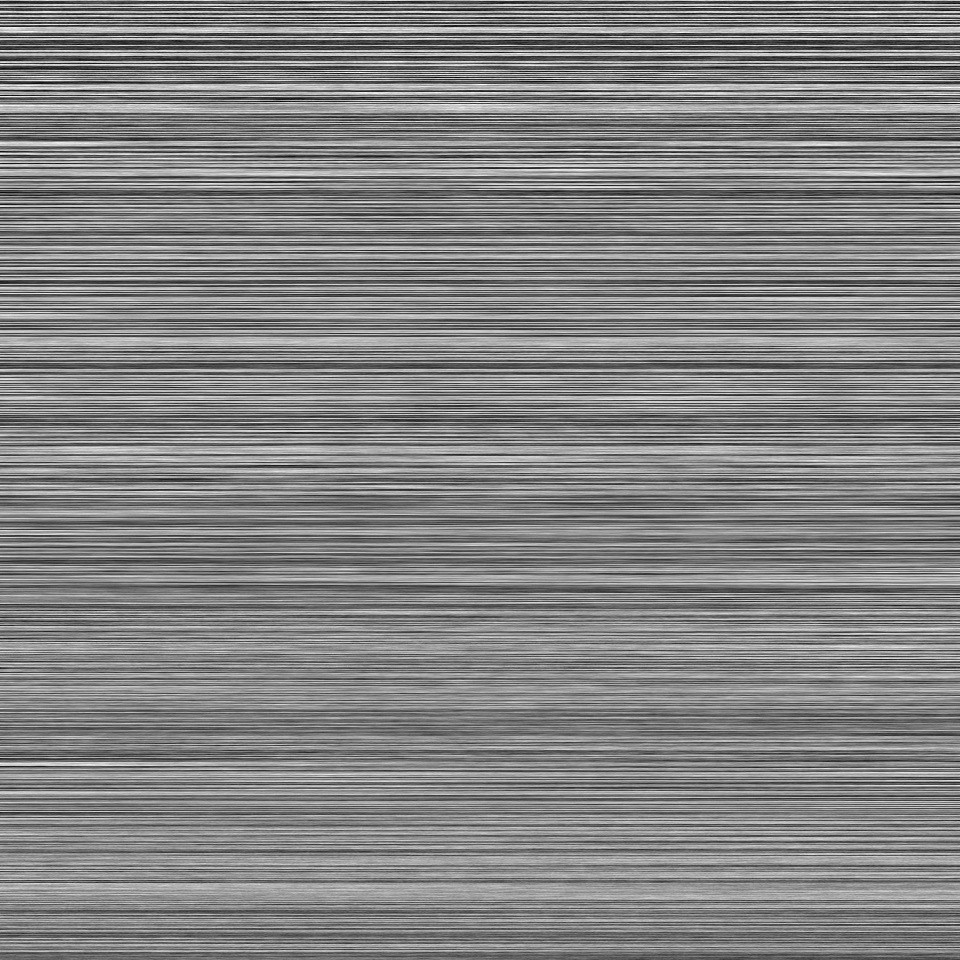
#> input picture quantization.jpg, 960 x 960 px
$ python dnc.py
#> lines starting #> are read from the running program, lines starting #| are printed output that depends on the picture
import cv2
import sys
import numpy as np
import random
from matplotlib import pyplot as plt
from matplotlib.colors import Normalize
import matplotlib.cm as cm
from skimage import img_as_float, color, viewer, exposure, data, img_as_ubyte

B=1 #blocksize
fn3= 'quantization.jpg'
img1 = cv2.imread(fn3, cv2.IMREAD_GRAYSCALE)
#> img1 is the input picture: shape (960, 960); min 0, max 255, mean 131.1
h , w = np.array(img1.shape[:2])/B * B
#> h = 960; w = 960
h = int(h)
w = int(w)
print(h)
#| 960
print(w)
#| 960
img1 = img1[:h,:w]
blocksV = h/B
#> blocksV = 960
blocksV = int(blocksV)
blocksH = w/B
#> blocksH = 960
blocksH = int(blocksH)
maxlength = h*w
#> maxlength = 921600
random.seed('junior')
ChoiceKey = [1,-1]
keyIndex = [random.choice(ChoiceKey) for i in range(maxlength)]

print('--------keyIndex----------------')
print(keyIndex[0])
#| 1
vis0 = np.zeros((h,w), np.double)
vis0[:h, :w] = img1
print('-------quantized image-------------------------------')
print(vis0)
#> (printed output is left out)
print('------------------------------------------------------')
#--------Inverse quantization------------------------------------------------------------------------------------------------------------------
Inversequantized = np.zeros((h,w), np.double)

bit = 255
# print(np.max(vis0))
# print(np.min(vis0))
qmin = -365.64155180316163
# np.min(vis0)
qmax = 355.11415317021476
# np.max(vis0)
qrange = qmax-qmin
step = qrange/((2^bit)-1)

# 355.11415317021476
# -365.64155180316163
print('-------Trans max-------------------------------')
print(qmax)
print('-------Trans min-------------------------------')
print(qmin)
print('-------step-------------------------------')
print(step)

for  row in range(blocksV):
    for col in range(blocksH):
        amponly = vis0[row*B:(row+1)*B, col*B:(col+1)*B][0][0]
        Inversequantized[row*B:(row+1)*B, col*B:(col+1)*B][0][0] = np.round((amponly + qmin)*step)

# for row in range(blocksV):
#     amponly = vis0[row*B:(row+1)*B, 0:blocksH]
#     Inversequantized[row*B:(row+1)*B, 0:blocksH] = np.round((amponly + qmin)*step)

# cv2.imwrite('Inversequantized.jpg', Inversequantized)
print('-------Inversequantized-------------------------------')
print(Inversequantized)
#> (printed output is left out)
print('------------------------------------------------------')
# [4 lines of commented-out code are left out]
print('-------max Inversequantized quantized-------------------------------')
print(np.max(Inversequantized))
#| -316.0
print('-------min Inversequantized quantized-------------------------------')
print(np.min(Inversequantized))
#| -1046.0
# % Inverse quantization
# iqamponly=step.*qamponly+min(min(amponly1));
# figure,imshow(iqamponly);

#-----------dct---------------------------------------------------------------------------------------------------------------

dctImage = np.zeros((h,w), np.double)

for row in range(blocksV):
    currentblock = cv2.dct(Inversequantized[row*B:(row+1)*B, 0:blocksH])
    dctImage[row*B:(row+1)*B, 0:blocksH] = currentblock
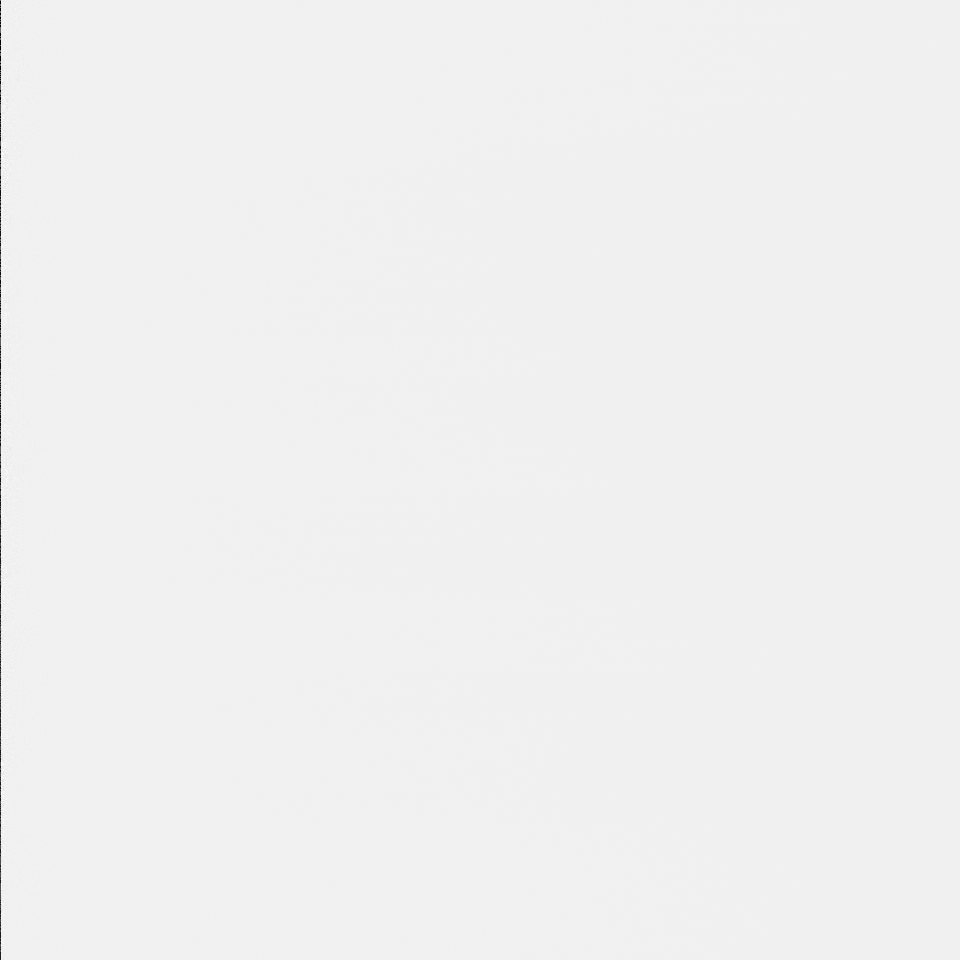
#> dctImage: shape (960, 960) float64; min -27002.6, max 1574.3, mean -21.7; drawn with min black and max white

# [9 lines of commented-out code are left out]

DcsSign = np.zeros((h,w), np.double)

global DscPositionKeyIndex
DscPositionKeyIndex = 0

for  row in range(blocksV):
    for col in range(blocksH):
        Dsck = dctImage[row*B:(row+1)*B, col*B:(col+1)*B][0][0]
        DsckN = Dsck*keyIndex[DscPositionKeyIndex]
        DcsSign[row*B:(row+1)*B, col*B:(col+1)*B][0][0] = DsckN
        DscPositionKeyIndex = DscPositionKeyIndex + 1
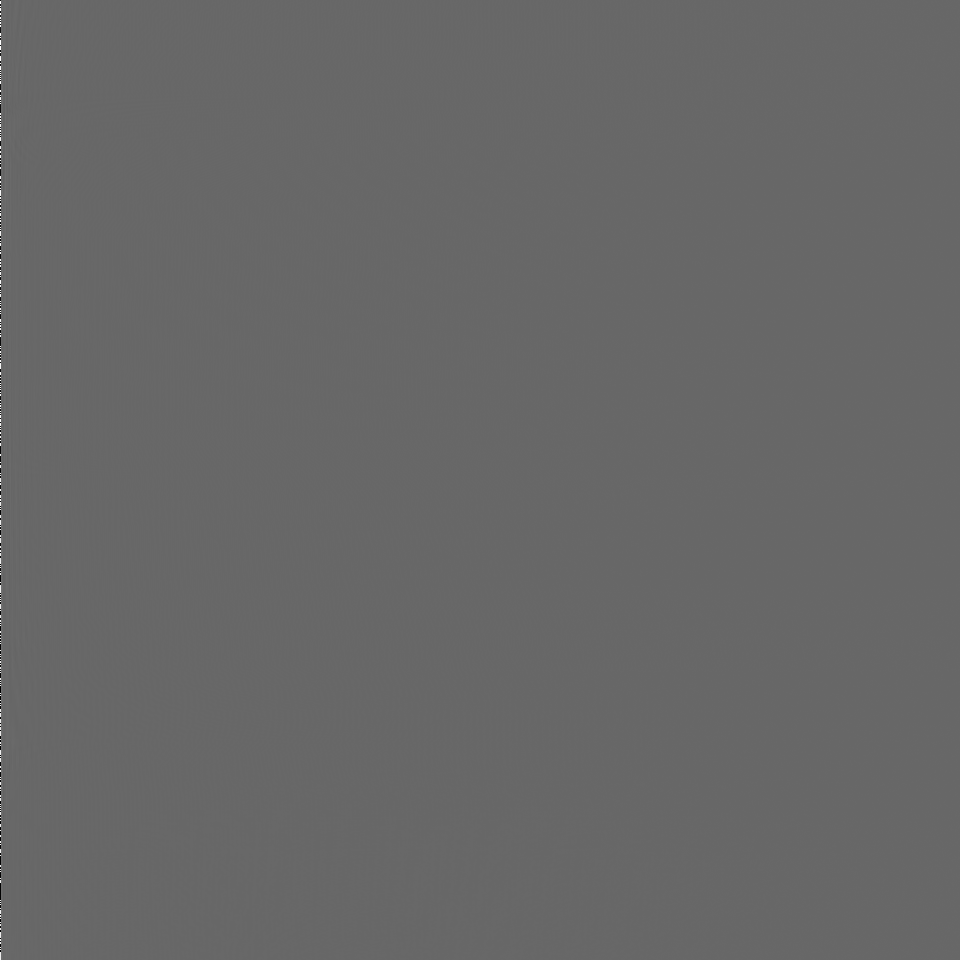
#> DcsSign: shape (960, 960) float64; min -18593.8, max 27002.6, mean 4.1; drawn with min black and max white
#> after the loop, DscPositionKeyIndex = 921600

DscPositionKeyIndex = 0

# [13 lines of commented-out code are left out]

print('-------sign dct -------------------------------')
print(DcsSign)
#> (printed output is left out)

#-----------idct Scrambling---------------------------------------------------------------------------------------------------------------

DcsIdctImage = np.zeros((h,w), np.double)

for row in range(blocksV):
    cTrans = cv2.idct(dctImage[row*B:(row+1)*B, 0:blocksH])
    DcsIdctImage[row*B:(row+1)*B, 0:blocksH] = cTrans

cv2.imwrite('DcsIdctImage.jpg', DcsIdctImage)

print('-------DcsIdctImage Idct -------------------------------')
print(DcsIdctImage)
#> (printed output is left out)
# [17 lines of commented-out code are left out]

$ run again, with t1.jpg copied over quantization.jpg
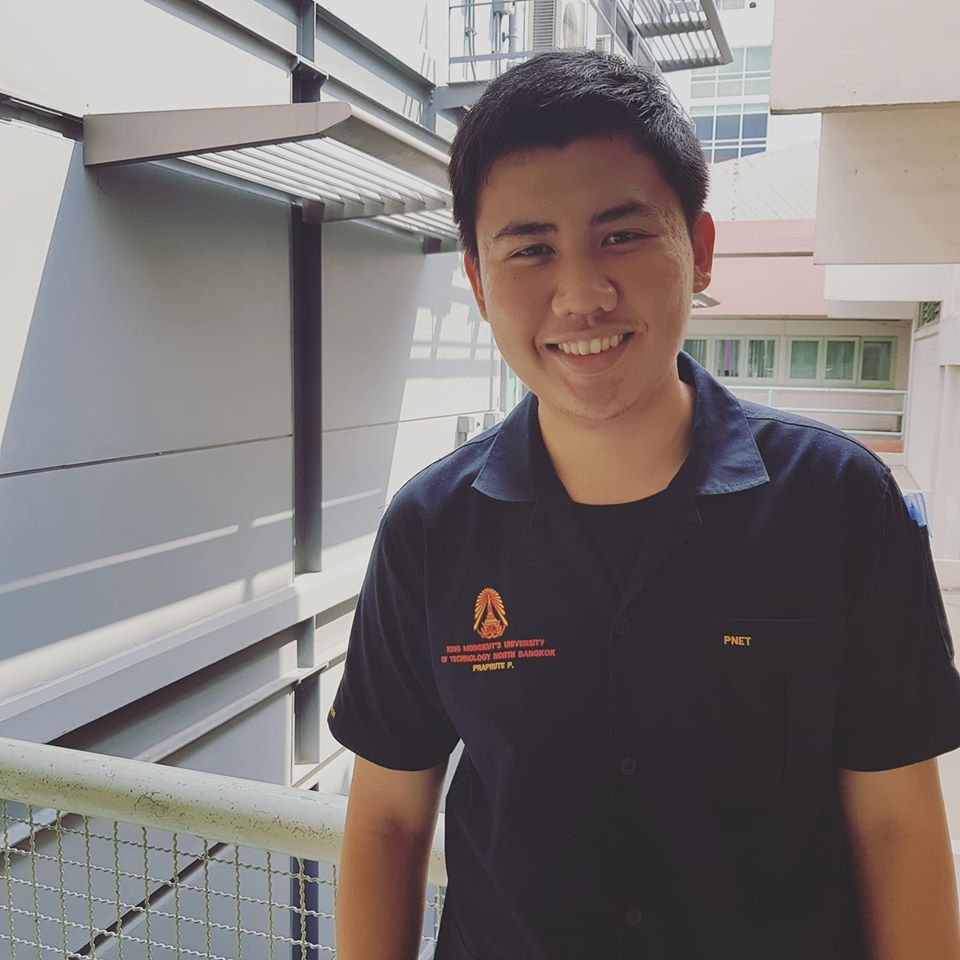
#> input picture t1.jpg, 960 x 960 px
#| 960
#| 960
#| 1
#> (printed output is left out)
#> (printed output is left out)
#| -336.0
#| -1023.0
#> after the loop `for row in range(blocksV):`:
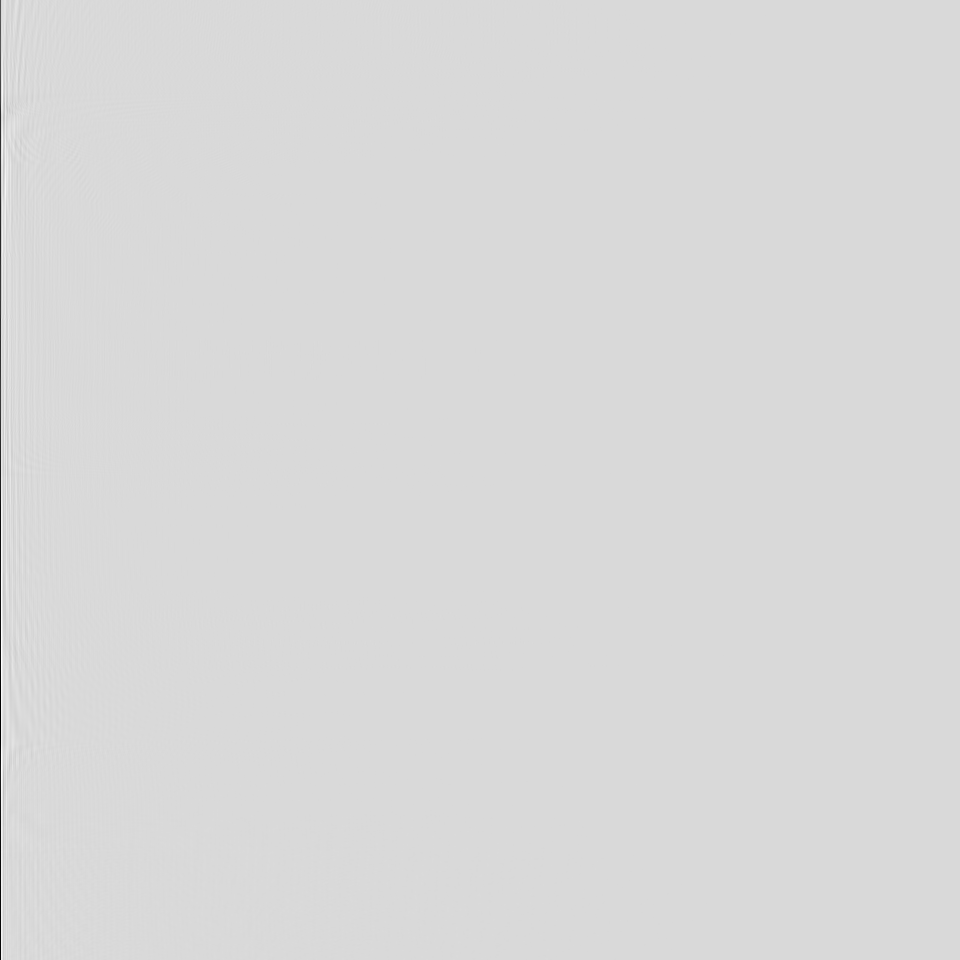
#> dctImage: shape (960, 960) float64; min -25779.8, max 4454.6, mean -19.1; drawn with min black and max white
#> after the loop `for  row in range(blocksV):`:
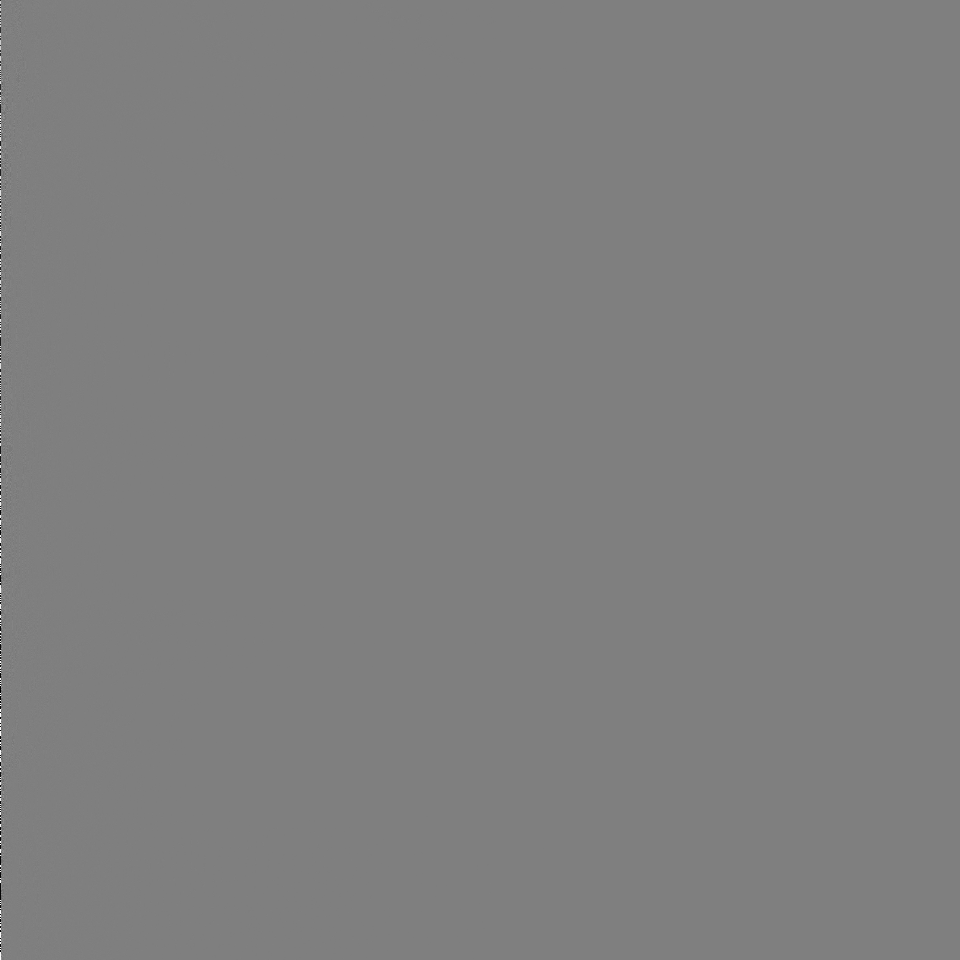
#> DcsSign: shape (960, 960) float64; min -25760.2, max 25779.8, mean -1.3; drawn with min black and max white
#> after the loop `for  row in range(blocksV):`: DscPositionKeyIndex = 921600
#> (printed output is left out)
#> (printed output is left out)
